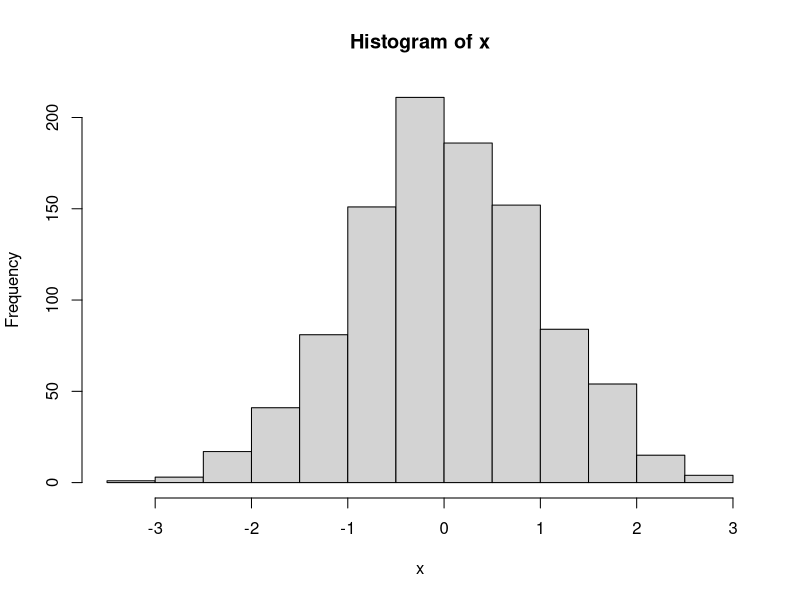
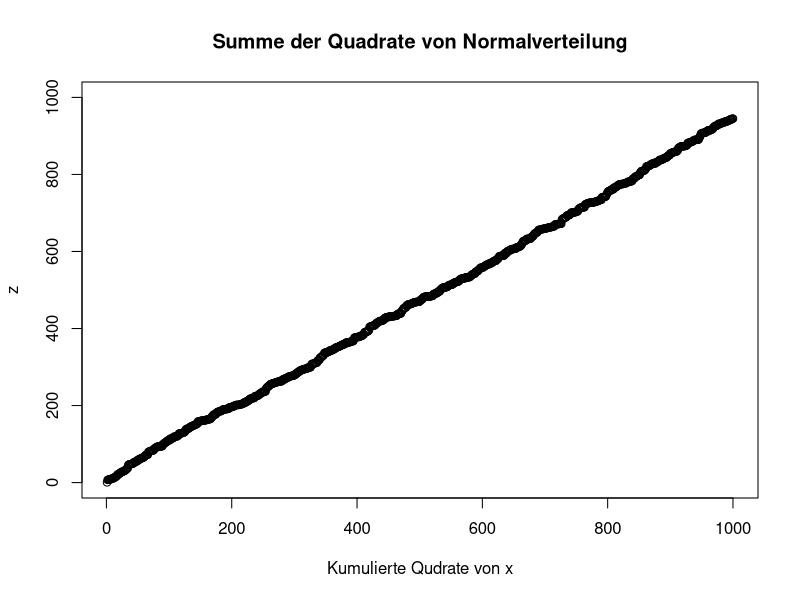

Here is the R script that generated these plots, in order:
x = rnorm(1000)

z = cumsum(x^2)

hist(x)

plot(z,ylim = c(0, 1000),xlab="Kumulierte Qudrate von x",main="Summe der Quadrate von Normalverteilung")
